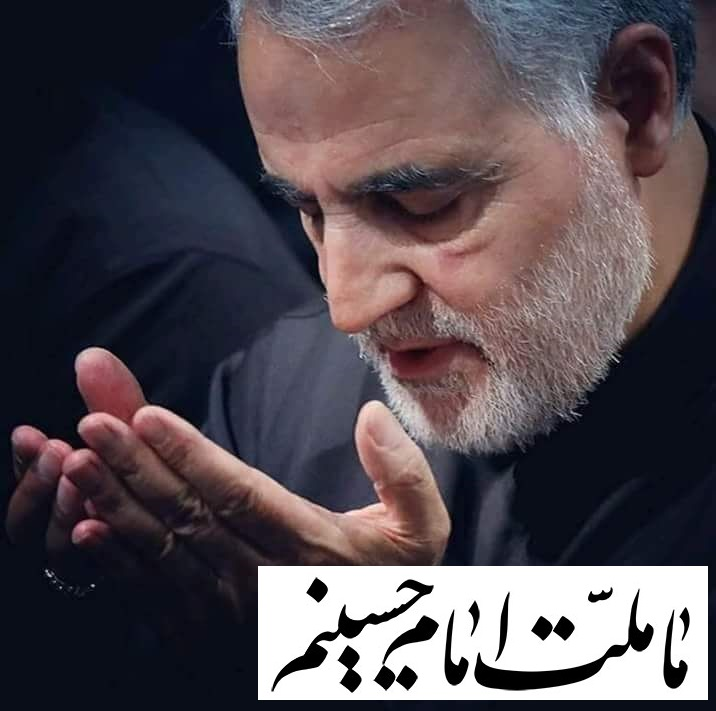
#> input picture data/Soleymani_mellat.jpg, 716 x 711 px, found by its file name
$ jupyter execute --allow-errors App_Image.ipynb   (older library calls are emulated)
#> lines starting #> are read from the running program, lines starting #| are printed output that depends on the picture; long printed decimals are rounded
<!--NAVIGATION-->
# < [Autograd](2_Autograd.ipynb) | Optimization | [Gradient Descent](4-Visualizing_Gradient_Descent.ipynb) >

# Some Operations on Images

## Notebook Introduction

In this short notebook, we will see how to read an image and apply Prewitt filter on it

[cell 1]
# %matplotlib notebook
from scipy import signal
from scipy import misc,ndimage
from skimage import color
from skimage import io
import numpy as np
import matplotlib.pyplot as plt
import requests
from PIL import Image
from io import BytesIO

img_url = "https://raw.githubusercontent.com/mamintoosi-cs/pytorch-workshop/master/data/Soleymani_mellat.jpg"
# img = color.rgb2gray(io.imread('data/Soleymani_mellat.jpg'))
response = requests.get(img_url) # this gets the image data from the URL
img = io.imread(BytesIO(response.content))
#> img is the input picture: shape (711, 716, 3); mean R, G, B 83.7, 74.8, 81.4
plt.imshow(img)
img.shape
#> Out = (711, 716, 3)

[cell 2]
img = color.rgb2gray(img)
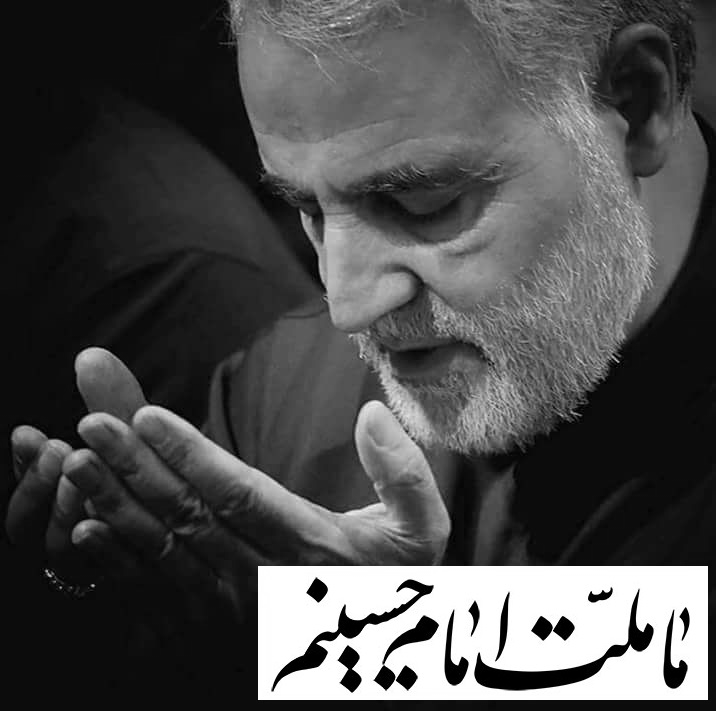
#> img: shape (711, 716) float64; min 0, max 1, mean 0.303
img.shape, img.min(), img.max()
#> Out = ((711, 716), 0, 1)

[cell 3]
# kh = np.array([[-1, 0, 1], [-1, 0, 1], [-1, 0, 1]], dtype = np.float)
# kv = np.array([[-1, -1, -1], [0, 0, 0], [1, 1, 1]], dtype = np.float)
kh = np.array([[1, 0, -1], [1, 0, -1], [1, 0, -1]], dtype = np.float32)
kv = np.array([[1, 1, 1], [0, 0, 0], [-1, -1, -1]], dtype = np.float32)
gx = signal.convolve2d(img, kh)
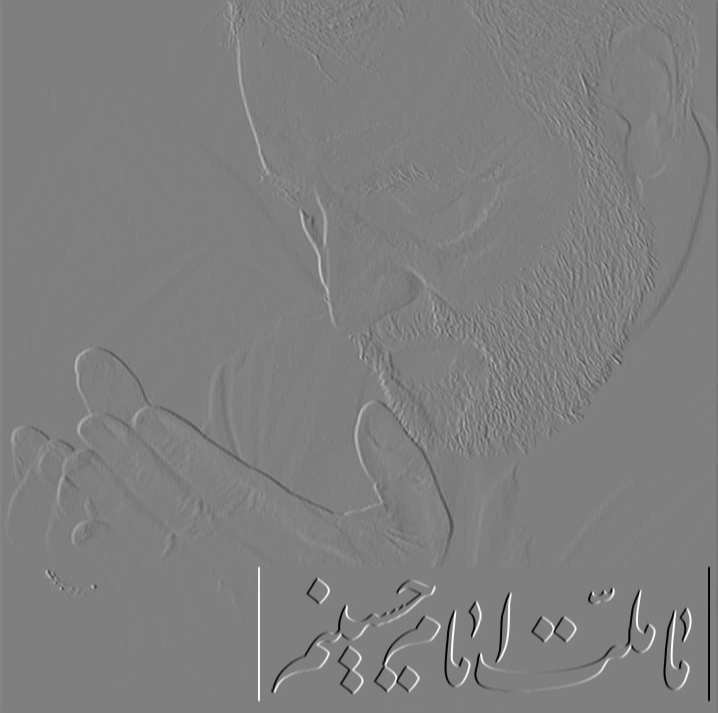
#> gx: shape (713, 718) float64; min -3, max 3, mean 3.14e-19; drawn with min black and max white
gy = signal.convolve2d(img, kv)
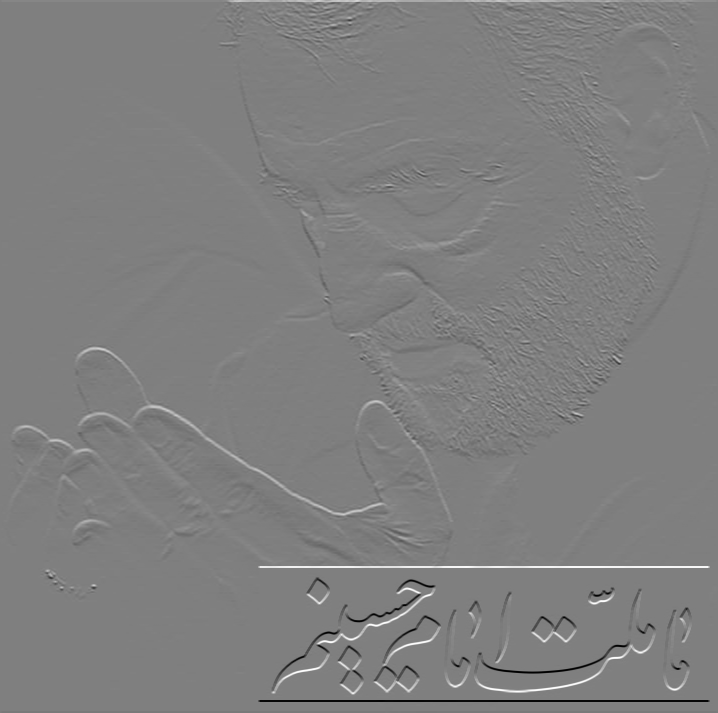
#> gy: shape (713, 718) float64; min -3, max 3, mean -4.44e-19; drawn with min black and max white

g = np.sqrt(gx * gx + gy * gy)
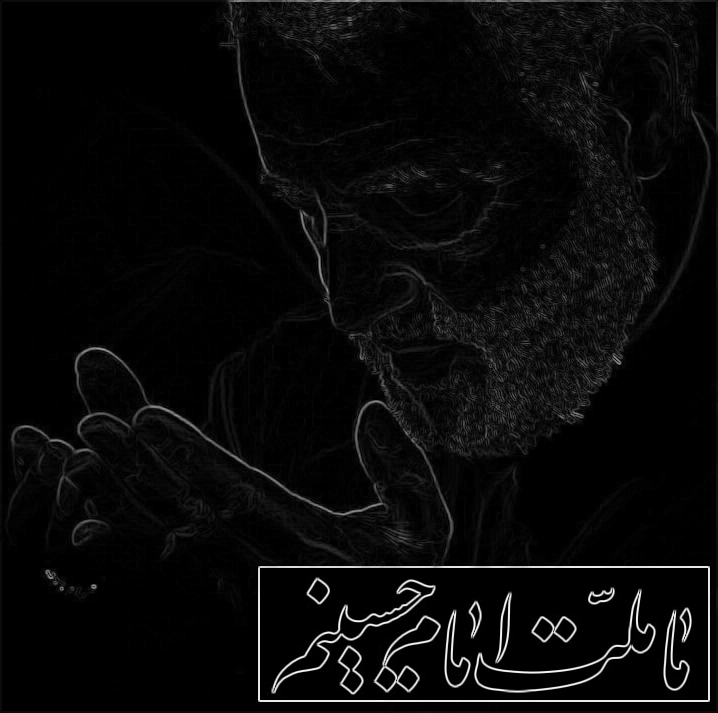
#> g: shape (713, 718) float64; min 0, max 3.11, mean 0.116; drawn with min black and max white
g = (g-g.min())/ (g.max()-g.min()) * 255.0
# g *= 255.0 / g.max()

fig = plt.figure(figsize=(10,10))
plt.gray()  # show the filtered result in grayscale
ax1 = fig.add_subplot(221)  # upper left side
ax2 = fig.add_subplot(222)  # upper right side
ax3 = fig.add_subplot(223)  # lower left side
ax4 = fig.add_subplot(224)  # lower right side
ax1.imshow(img)
ax2.imshow(g)
ax3.imshow(gx)
ax4.imshow(gy)
plt.show()

[cell 4]
print(g.dtype, g.min(), g.max())
#| float64 0.0 255.0
print(gx.dtype, gx.min(), gx.max())
#| float64 -2.996 2.996

[cell 5]
import cv2
import numpy as np

# Apply Gaussian Blur
blur = cv2.GaussianBlur(img,(3,3),0)

# Apply Laplacian operator in some higher datatype
laplacian_cv2 = cv2.Laplacian(blur,cv2.CV_64F)
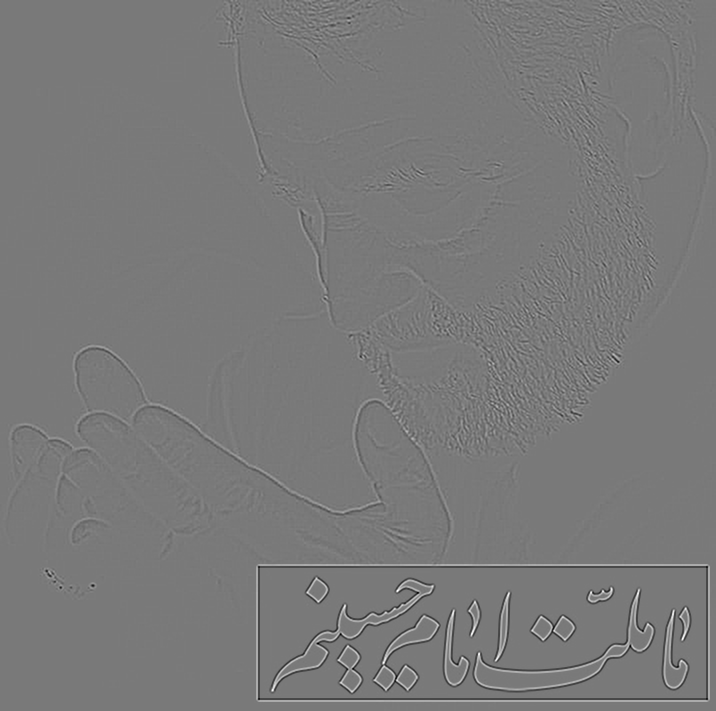
#> laplacian_cv2: shape (711, 716) float64; min -0.583, max 0.637, mean 9.85e-07; drawn with min black and max white
g = laplacian_cv2
laplacian_cv2 = (g-g.min())/ (g.max()-g.min())# * 255.0

f = np.array([[1, 1, 1], [1, -8, 1], [1, 1, 1]], dtype = np.float32)
L = signal.convolve2d(img, f)

g = L
g = (g-g.min())/ (g.max()-g.min())# * 255.0
# g *= 255.0 / g.max()

fig = plt.figure(figsize=(5,5))
plt.gray()  # show the filtered result in grayscale
# ax1 = fig.add_subplot(221)  # upper left side
# ax2 = fig.add_subplot(222)  # upper right side
# ax3 = fig.add_subplot(223)  # lower left side
ax4 = fig.add_subplot(111)  # lower right side
# ax1.imshow(img)
# ax2.imshow(g)
# ax3.imshow(laplacian_cv2)
ax4.imshow(laplacian_cv2)
plt.show()
# print(type(g), type(laplacian_cv2))

___

## Some other operations on images using scipy

[cell 6]
edge_im = ndimage.prewitt(img, axis=0)
fig = plt.figure(figsize=(5,5))
plt.imshow(edge_im)
plt.show()
